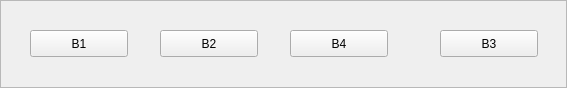
<?xml version="1.0" encoding="UTF-8"?>
<ui version="4.0">
 <class>BCIControlButtons</class>
 <widget class="QFrame" name="BCIControlButtons">
  <property name="geometry">
   <rect>
    <x>0</x>
    <y>0</y>
    <width>567</width>
    <height>88</height>
   </rect>
  </property>
  <property name="windowTitle">
   <string>Frame</string>
  </property>
  <property name="frameShape">
   <enum>QFrame::StyledPanel</enum>
  </property>
  <property name="frameShadow">
   <enum>QFrame::Raised</enum>
  </property>
  <widget class="QPushButton" name="pushButton">
   <property name="geometry">
    <rect>
     <x>30</x>
     <y>30</y>
     <width>98</width>
     <height>27</height>
    </rect>
   </property>
   <property name="text">
    <string>B1</string>
   </property>
  </widget>
  <widget class="QPushButton" name="pushButton_2">
   <property name="geometry">
    <rect>
     <x>160</x>
     <y>30</y>
     <width>98</width>
     <height>27</height>
    </rect>
   </property>
   <property name="text">
    <string>B2</string>
   </property>
  </widget>
  <widget class="QPushButton" name="pushButton_3">
   <property name="geometry">
    <rect>
     <x>440</x>
     <y>30</y>
     <width>98</width>
     <height>27</height>
    </rect>
   </property>
   <property name="text">
    <string>B3</string>
   </property>
  </widget>
  <widget class="QPushButton" name="pushButton_4">
   <property name="geometry">
    <rect>
     <x>290</x>
     <y>30</y>
     <width>98</width>
     <height>27</height>
    </rect>
   </property>
   <property name="text">
    <string>B4</string>
   </property>
  </widget>
 </widget>
 <resources/>
 <connections/>
</ui>
